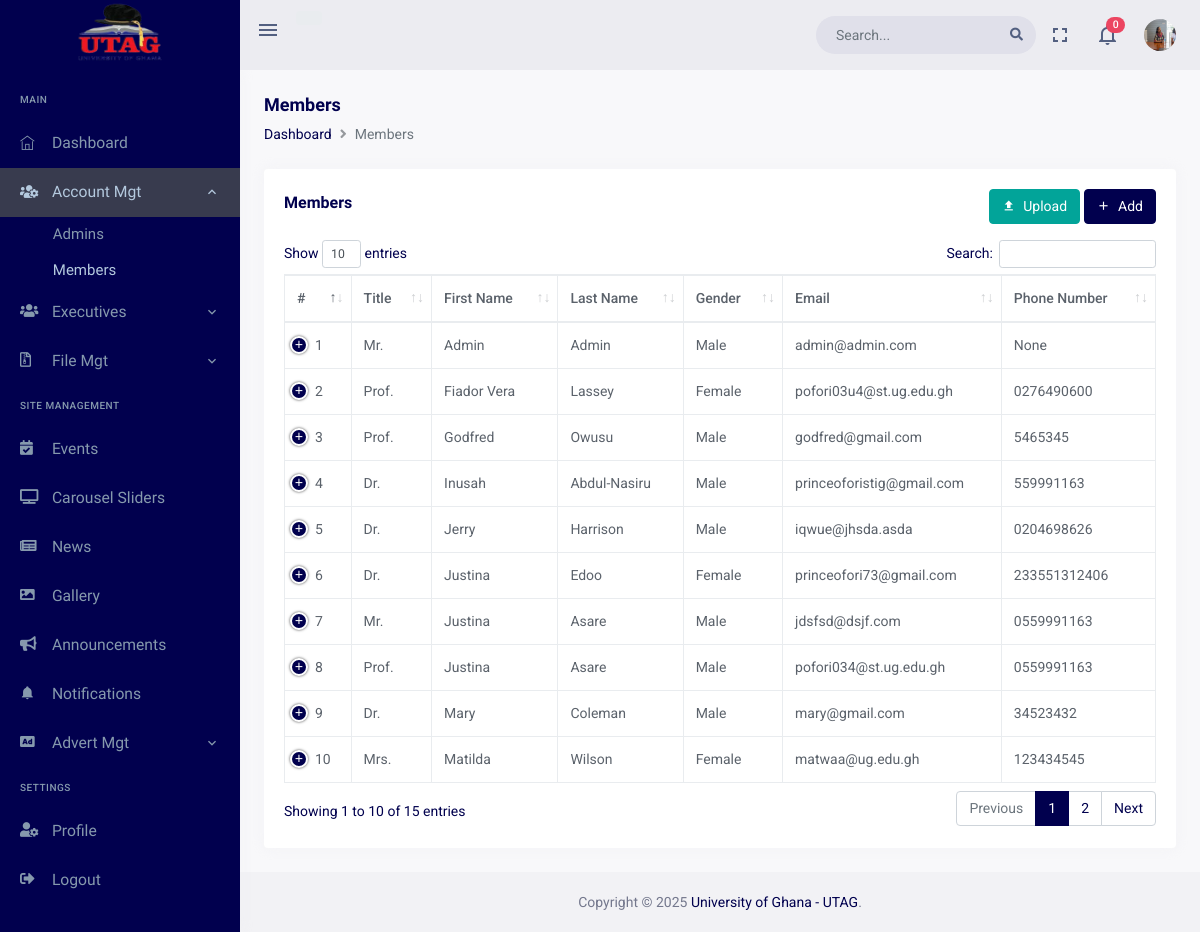
The app's page /dashboard/account_management/members (signed in), older data.
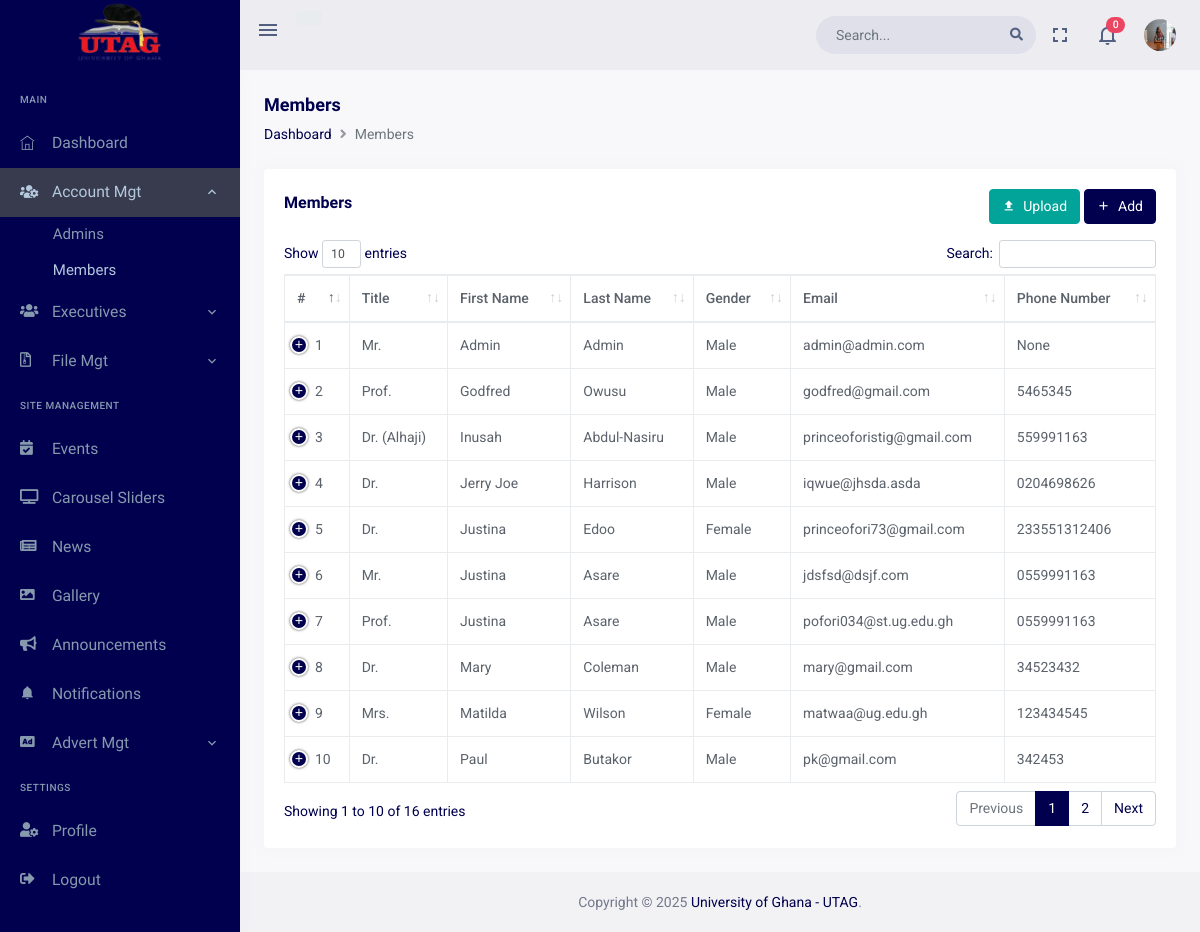
The same page, newer data.
### accounts/models.py (models this page shows, shortened)
class User(AbstractBaseUser, PermissionsMixin):
    TITLE_CHOICES = (
        ('Prof.', 'Prof.'),
        ("Prof. (Mrs.)", "Prof. (Mrs.)"),
        ('Dr.', 'Dr.'),
        ("Dr. (Alhaji)", "Dr. (Alhaji)"),
        ('Mr.', 'Mr.'),
        ('Mrs.', 'Mrs.'),
    )
    GENDER_CHOICES = (
        ('Male', 'Male'),
        ('Female', 'Female')
    )
    EXECUTIVE_POSITION_CHOICES = (
        ('President', 'President'),
        ('Vice President', 'Vice President'),
        ('Secretary', 'Secretary'),
        ('Treasurer', 'Treasurer'),
        ("Women's Executive Officer", "Women's Executive Officer"),
        ('Past President', 'Past President'),
        ('CBAS Rep', 'CBAS Rep'),
        ('College of Humanities Rep', 'College of Humanities Rep'),
        ('College of Health Rep', 'College of Health Rep'),
        ("College of Education Rep", "College of Education Rep"),
    )
    title = models.CharField(max_length=15, choices=TITLE_CHOICES)
    first_name = models.CharField(max_length=30)
    other_name = models.CharField(max_length=30, blank=True, null=True)
    last_name = models.CharField(max_length=30)
    gender = models.CharField(max_length=10, choices=GENDER_CHOICES)
    profile_pic = models.ImageField(upload_to='profile_pictures/', blank=True, null=True)
    email = models.EmailField(unique=True)
    email_sent = models.BooleanField(default=False)
    phone_number = models.CharField(max_length=15, blank=True, null=True)
    department = models.CharField(max_length=50, blank=True, null=True)
    created_from_dashboard = models.BooleanField(default=False)
    created_by = models.ForeignKey('self', on_delete=models.CASCADE, blank=True, null=True)
    is_bulk_creation = models.BooleanField(default=False)
    created_at = models.DateTimeField(auto_now_add=True)
    updated_at = models.DateTimeField(auto_now=True)
    is_staff = models.BooleanField(default=False)
    is_superuser = models.BooleanField(default=False)
    executive_image = models.ImageField(upload_to='executive_images/', blank=True, null=True)
    executive_position = models.CharField(max_length=30, choices=EXECUTIVE_POSITION_CHOICES, blank=True, null=True)
    fb_profile_url = models.URLField(blank=True, null=True)
    twitter_profile_url = models.URLField(blank=True, null=True)
    linkedin_profile_url = models.URLField(blank=True, null=True)
    date_appointed = models.DateField(null=True, blank=True)
    date_ended = models.DateField(null=True, blank=True)
    is_active_executive = models.BooleanField(default=False)
    objects = UserManager()
    USERNAME_FIELD = 'email'
    REQUIRED_FIELDS = ['title', 'first_name', 'last_name', 'gender']
    def get_full_name(self):
        if self.other_name:
            return f'{self.title} {self.first_name} {self.other_name} {self.last_name}'
        else:
            return f'{self.title} {self.first_name} {self.last_name}'
    def get_short_name(self):
        return self.first_name
    def get_profile_pic_url(self):
        return self.profile_pic.url if self.profile_pic else '/static/dashboard/assets/images/users/profile.png'
    class Meta:
        permissions = [
        ('view_dashboard', 'Can view dashboard'),
        ('add_admin', 'Can add admin'),
        ('change_admin', 'Can change admin'),
        ('delete_admin', 'Can delete admin'),
        ('view_admin', 'Can view admin'),
        ('add_executive', 'Can add executive'),
        ('change_executive', 'Can change executive'),
        ('delete_executive', 'Can delete executive'),
        ('view_executive', 'Can view executive'),
        ('add_member', 'Can add member'),
        ('change_member', 'Can change member'),
        ('delete_member', 'Can delete member'),
        ('view_member', 'Can view member'),
        ]

### dashboard/views/account.py (the view)
# urls.py: path('account_management/members',views.MemberListView.as_view(), name='members'),
class MemberListView(PermissionRequiredMixin, View):
    permission_required = 'accounts.view_member'
    template_name = 'dashboard_pages/members.html'
    @method_decorator(MustLogin)
    def get(self, request):
        users = User.objects.filter(groups__name='Member').order_by('first_name')
        total_documents = Document.objects.filter(category='internal').count()
        total_external_documents = Document.objects.filter(category='external').count()
        notifications = Notification.objects.filter(user=request.user).order_by('-created_at')[:5]
        notification_count = Notification.objects.filter(user=request.user, status='UNREAD').count()
        context = {
            'users': users,
            'total_documents': total_documents,
            'total_external_documents': total_external_documents,
            'notifications': notifications,
            'notification_count': notification_count,
            'has_add_permission': request.user.has_perm('accounts.add_member'),
            'has_change_permission': request.user.has_perm('accounts.change_member'),
            'has_delete_permission': request.user.has_perm('accounts.delete_member'),
        }
        return render(request, self.template_name, context)

### dashboard/templates/dashboard_pages/members.html (shortened to what this page needs)
{% extends "base/dashboard_base.html" %}
{% load static %}
{% block content %}
<div class="page-content">
    <div class="container-fluid">
        <div class="page-title-box">
            <div class="row align-items-center">
                <div class="col-md-8">
                    <h6 class="page-title">Members</h6>
                    <ol class="breadcrumb m-0">
                        <li class="breadcrumb-item"><a href="{% url 'dashboard:dashboard' %}">Dashboard</a></li>
                        <li class="breadcrumb-item active" aria-current="page">Members</li>
                    </ol>
                </div>
            </div>
        </div>
        <div class="row">
            <div class="col-12">
                <div class="card">
                    <div class="card-body">
                        <div class="row align-items-center">
                            <div class="col-md-8">
                                <h4 class="card-title">Members</h4>
                            </div>
                            {% if has_add_permission %}
                            <div class="col-md-4">
                                <div class="float-end d-none d-md-block">
                                    <button class="btn btn-success" type="button" data-bs-toggle="modal" data-bs-target="#uploadOptionsModal">
                                        <i class="mdi mdi-upload me-1"></i> Upload
                                    </button>
                                    <button class="btn btn-primary" type="button" data-bs-toggle="modal" data-bs-target="#addModal">
                                        <i class="mdi mdi-plus me-1"></i> Add
                                    </button>
                                </div>
                            </div>
                            {% endif %}
                        </div>
                        <div class='mt-3'>
                        <table id="datatable" class="table table-bordered dt-responsive nowrap" style="border-collapse: collapse; border-spacing: 0; width: 100%;">
                            <thead>
                                <tr>
                                    <th>#</th>
                                    <th>Title</th>
                                    <th>First Name</th>
                                    <th>Last Name</th>
                                    <th>Gender</th>
                                    <th>Email</th>
                                    <th>Phone Number</th>
                                </tr>
                            </thead>
                            <tbody>
                                {% for member in users %}
                                <tr>
                                    <td>{{forloop.counter}}</td>
                                    <td>{{member.title}}</td>
                                    <td>{{member.first_name}}</td>
                                    <td>{{member.last_name}}</td>
                                    <td>{{member.gender}}</td>
                                    <td>{{member.email}}</td>
                                    <td>{{member.phone_number}}</td>
                                </tr>
                                {% endfor %}
                            </tbody>
                        </table>
                        </div>
                    </div>
                </div>
            </div>
        </div>
    </div>
</div>
{% endblock content %}
{% block my_styles %}
 <link href="{% static 'dashboard/assets/libs/datatables.net-bs4/css/dataTables.bootstrap4.min.css' %}" rel="stylesheet" type="text/css">
 <link href="{% static 'dashboard/assets/libs/datatables.net-buttons-bs4/css/buttons.bootstrap4.min.css' %}" rel="stylesheet" type="text/css">
 <link href="{% static 'dashboard/assets/libs/datatables.net-responsive-bs4/css/responsive.bootstrap4.min.css' %}" rel="stylesheet" type="text/css">
{% endblock my_styles %}

### dashboard/templates/includes/dash_header.html (shortened to what this page needs)
{% load static %}
<header id="page-topbar">
    <div class="navbar-header">
        <div class="d-flex">
            <div class="navbar-brand-box">
                <a href="{% url 'website:index' %}" class="logo logo-light">
                    <span class="logo-lg">
                        <img src="{% static 'dashboard/assets/images/utag_ug.png' %}" alt="" height="80">
                    </span>
                </a>
            </div>
            <button type="button" class="btn btn-sm px-3 font-size-24 header-item waves-effect" id="vertical-menu-btn">
                <i class="mdi mdi-menu"></i>
            </button>
            <div class="d-none d-sm-block">
                <div class="pt-3 d-inline-block">
                    {% if user.is_authenticated %}
                    <p class="btn btn-secondary">
                    </p>
                    {% endif %}
                </div>
            </div>
        </div>
        <div class="d-flex">
            <form class="app-search d-none d-lg-block">
                <div class="position-relative">
                    <input type="text" class="form-control" placeholder="Search...">
                    <span class="fa fa-search"></span>
                </div>
            </form>
            <div class="dropdown d-none d-lg-inline-block">
                <button type="button" class="btn header-item noti-icon waves-effect" data-bs-toggle="fullscreen">
                    <i class="mdi mdi-fullscreen"></i>
                </button>
            </div>
            <div class="dropdown d-inline-block">
                <button type="button" class="btn header-item noti-icon waves-effect" id="page-header-notifications-dropdown" data-bs-toggle="dropdown" aria-haspopup="true" aria-expanded="false">
                    <i class="mdi mdi-bell-outline"></i>
                    <span class="badge bg-danger rounded-pill">{{ notification_count }}</span>
                </button>
            </div>
            <div class="dropdown d-inline-block">
                <button type="button" class="btn header-item waves-effect" id="page-header-user-dropdown" data-bs-toggle="dropdown" aria-haspopup="true" aria-expanded="false">
                    <img class="rounded-circle header-profile-user" src="{% if request.user.profile_pic %} {{ request.user.get_profile_pic_url }} {% else %} {% static 'dashboard/assets/images/users/profile.png' %} {% endif %}" alt="Header Avatar">
                </button>
            </div>
        </div>
    </div>
</header>

Row changes from the older to the newer data that the page shows:
no longer on this page (row edited): User: title "Prof.", first_name "Fiador Vera", last_name "Lassey", gender "Female", email "pofori03u4@st.ug.edu.gh", phone_number "0276490600"
changed User "Inusah": title "Dr." → "Dr. (Alhaji)"
changed User "Harrison": first_name "Jerry" → "Jerry Joe"
added User: title "Dr.", first_name "Paul", last_name "Butakor", gender "Male", email "pk@gmail.com", phone_number "342453"
Text that changed along with them:
text written by a page script: "Show entries Search: Showing 1 to 10 of 15 entries Previous 1 2 Next" → "Show entries Search: Showing 1 to 10 of 16 entries Previous 1 2 Next"
